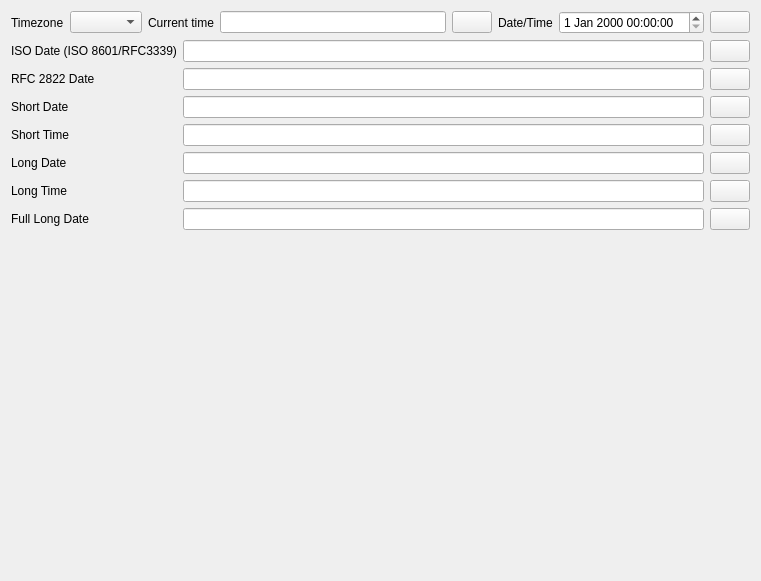
<?xml version="1.0" encoding="UTF-8"?>
<ui version="4.0">
 <class>TimestampWidget</class>
 <widget class="QWidget" name="TimestampWidget">
  <property name="geometry">
   <rect>
    <x>0</x>
    <y>0</y>
    <width>761</width>
    <height>581</height>
   </rect>
  </property>
  <property name="windowTitle">
   <string>Form</string>
  </property>
  <property name="locale">
   <locale language="English" country="UnitedStates"/>
  </property>
  <layout class="QVBoxLayout" name="verticalLayout" stretch="0,1">
   <item>
    <layout class="QHBoxLayout" name="horizontalLayout" stretch="0,0,0,0,0,0,0,0">
     <item>
      <widget class="QLabel" name="label">
       <property name="text">
        <string>Timezone</string>
       </property>
      </widget>
     </item>
     <item>
      <widget class="QComboBox" name="comboBox"/>
     </item>
     <item>
      <widget class="QLabel" name="label_10">
       <property name="text">
        <string>Current time</string>
       </property>
      </widget>
     </item>
     <item>
      <widget class="QLineEdit" name="currentTime"/>
     </item>
     <item>
      <widget class="QPushButton" name="copyCurrentTimeButton">
       <property name="toolTip">
        <string>Copy</string>
       </property>
       <property name="text">
        <string/>
       </property>
       <property name="icon">
        <iconset theme="QIcon::ThemeIcon::EditCopy"/>
       </property>
      </widget>
     </item>
     <item>
      <widget class="QLabel" name="label_2">
       <property name="text">
        <string>Date/Time</string>
       </property>
      </widget>
     </item>
     <item>
      <widget class="QDateTimeEdit" name="dateTimeEdit"/>
     </item>
     <item>
      <widget class="QPushButton" name="refreshTimeButton">
       <property name="toolTip">
        <string>Get current time</string>
       </property>
       <property name="text">
        <string/>
       </property>
       <property name="icon">
        <iconset theme="QIcon::ThemeIcon::ViewRefresh"/>
       </property>
      </widget>
     </item>
    </layout>
   </item>
   <item>
    <layout class="QFormLayout" name="formLayout">
     <item row="0" column="0">
      <widget class="QLabel" name="label_3">
       <property name="text">
        <string>ISO Date (ISO 8601/RFC3339)</string>
       </property>
      </widget>
     </item>
     <item row="0" column="1">
      <layout class="QHBoxLayout" name="horizontalLayout_4">
       <item>
        <widget class="QLineEdit" name="iso8601"/>
       </item>
       <item>
        <widget class="QPushButton" name="copyISO8601Button">
         <property name="toolTip">
          <string>Copy</string>
         </property>
         <property name="text">
          <string/>
         </property>
         <property name="icon">
          <iconset theme="QIcon::ThemeIcon::EditCopy"/>
         </property>
        </widget>
       </item>
      </layout>
     </item>
     <item row="1" column="0">
      <widget class="QLabel" name="label_4">
       <property name="text">
        <string>RFC 2822 Date</string>
       </property>
      </widget>
     </item>
     <item row="1" column="1">
      <layout class="QHBoxLayout" name="horizontalLayout_5">
       <item>
        <widget class="QLineEdit" name="rfc2822"/>
       </item>
       <item>
        <widget class="QPushButton" name="copyRFC2822Button">
         <property name="toolTip">
          <string>Copy</string>
         </property>
         <property name="text">
          <string/>
         </property>
         <property name="icon">
          <iconset theme="QIcon::ThemeIcon::EditCopy"/>
         </property>
        </widget>
       </item>
      </layout>
     </item>
     <item row="2" column="0">
      <widget class="QLabel" name="label_5">
       <property name="text">
        <string>Short Date</string>
       </property>
      </widget>
     </item>
     <item row="2" column="1">
      <layout class="QHBoxLayout" name="horizontalLayout_6">
       <item>
        <widget class="QLineEdit" name="shortDate"/>
       </item>
       <item>
        <widget class="QPushButton" name="copyShortDateButton">
         <property name="toolTip">
          <string>Copy</string>
         </property>
         <property name="text">
          <string/>
         </property>
         <property name="icon">
          <iconset theme="QIcon::ThemeIcon::EditCopy"/>
         </property>
        </widget>
       </item>
      </layout>
     </item>
     <item row="3" column="0">
      <widget class="QLabel" name="label_6">
       <property name="text">
        <string>Short Time</string>
       </property>
      </widget>
     </item>
     <item row="3" column="1">
      <layout class="QHBoxLayout" name="horizontalLayout_7">
       <item>
        <widget class="QLineEdit" name="shortTime"/>
       </item>
       <item>
        <widget class="QPushButton" name="copyShortTimeButton">
         <property name="toolTip">
          <string>Copy</string>
         </property>
         <property name="text">
          <string/>
         </property>
         <property name="icon">
          <iconset theme="QIcon::ThemeIcon::EditCopy"/>
         </property>
        </widget>
       </item>
      </layout>
     </item>
     <item row="4" column="0">
      <widget class="QLabel" name="label_7">
       <property name="text">
        <string>Long Date</string>
       </property>
      </widget>
     </item>
     <item row="4" column="1">
      <layout class="QHBoxLayout" name="horizontalLayout_8">
       <item>
        <widget class="QLineEdit" name="longDate"/>
       </item>
       <item>
        <widget class="QPushButton" name="copyLongDateButton">
         <property name="toolTip">
          <string>Copy</string>
         </property>
         <property name="text">
          <string/>
         </property>
         <property name="icon">
          <iconset theme="QIcon::ThemeIcon::EditCopy"/>
         </property>
        </widget>
       </item>
      </layout>
     </item>
     <item row="5" column="0">
      <widget class="QLabel" name="label_8">
       <property name="text">
        <string>Long Time</string>
       </property>
      </widget>
     </item>
     <item row="5" column="1">
      <layout class="QHBoxLayout" name="horizontalLayout_9">
       <item>
        <widget class="QLineEdit" name="longTime"/>
       </item>
       <item>
        <widget class="QPushButton" name="copyLongTimeButton">
         <property name="toolTip">
          <string>Copy</string>
         </property>
         <property name="text">
          <string/>
         </property>
         <property name="icon">
          <iconset theme="QIcon::ThemeIcon::EditCopy"/>
         </property>
        </widget>
       </item>
      </layout>
     </item>
     <item row="6" column="0">
      <widget class="QLabel" name="label_9">
       <property name="text">
        <string>Full Long Date</string>
       </property>
      </widget>
     </item>
     <item row="6" column="1">
      <layout class="QHBoxLayout" name="horizontalLayout_10">
       <item>
        <widget class="QLineEdit" name="fullTimeDate"/>
       </item>
       <item>
        <widget class="QPushButton" name="copyFullDateButton">
         <property name="toolTip">
          <string>Copy</string>
         </property>
         <property name="text">
          <string/>
         </property>
         <property name="icon">
          <iconset theme="QIcon::ThemeIcon::EditCopy"/>
         </property>
        </widget>
       </item>
      </layout>
     </item>
    </layout>
   </item>
  </layout>
 </widget>
 <resources/>
 <connections/>
</ui>
